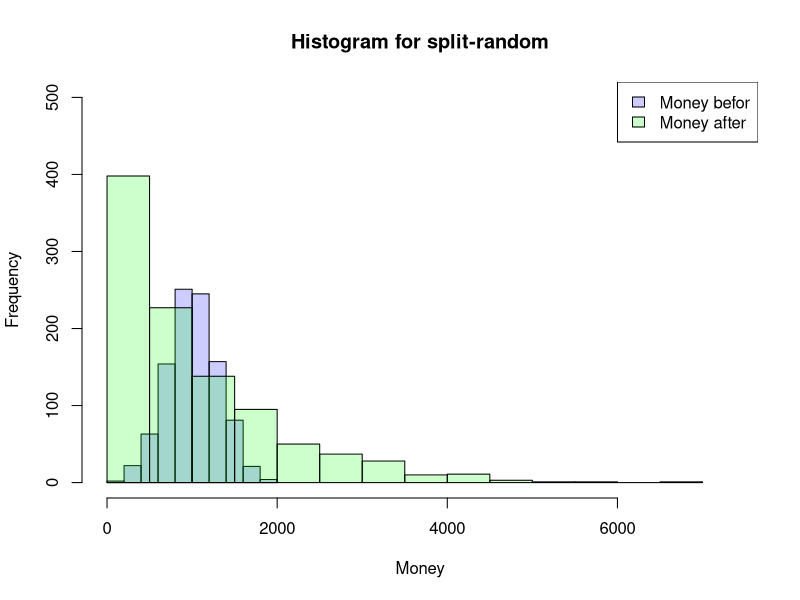
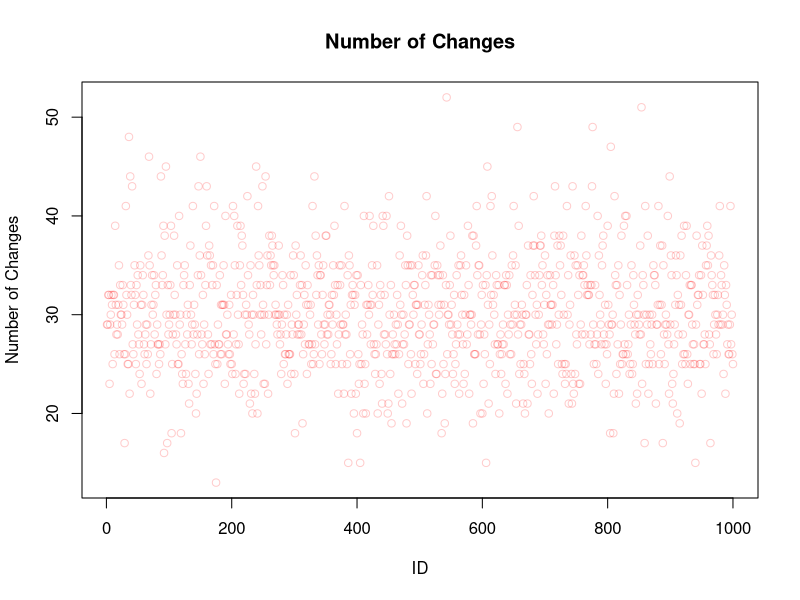
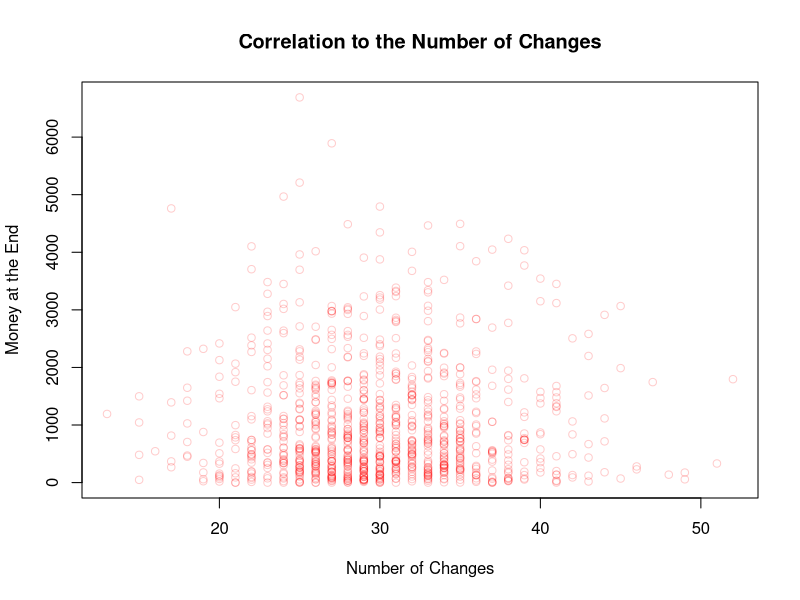
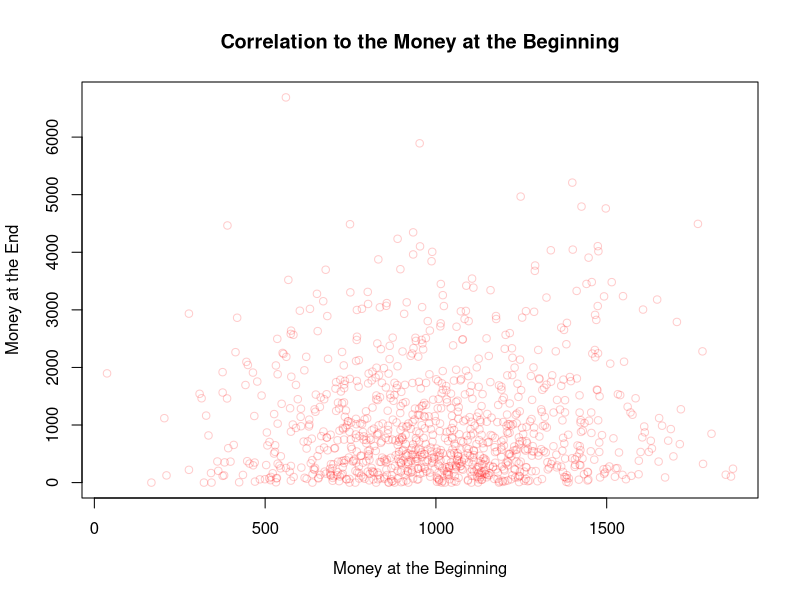
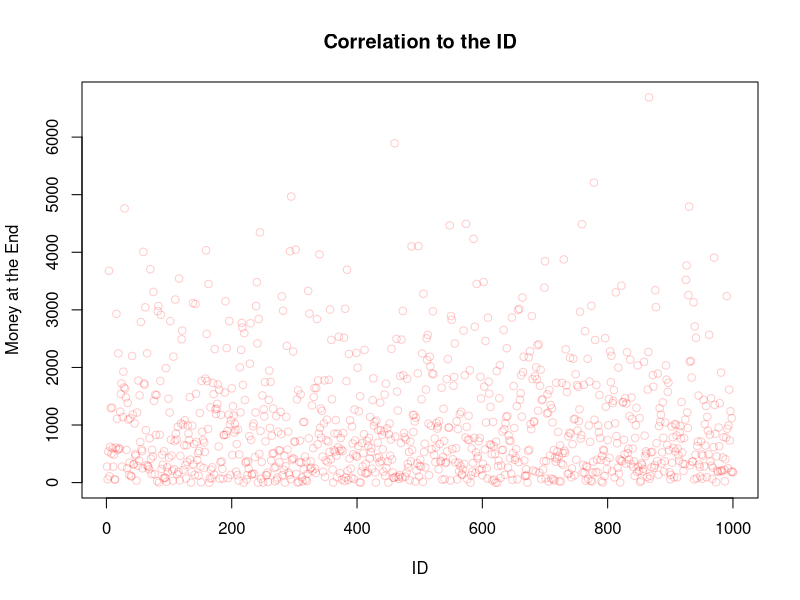
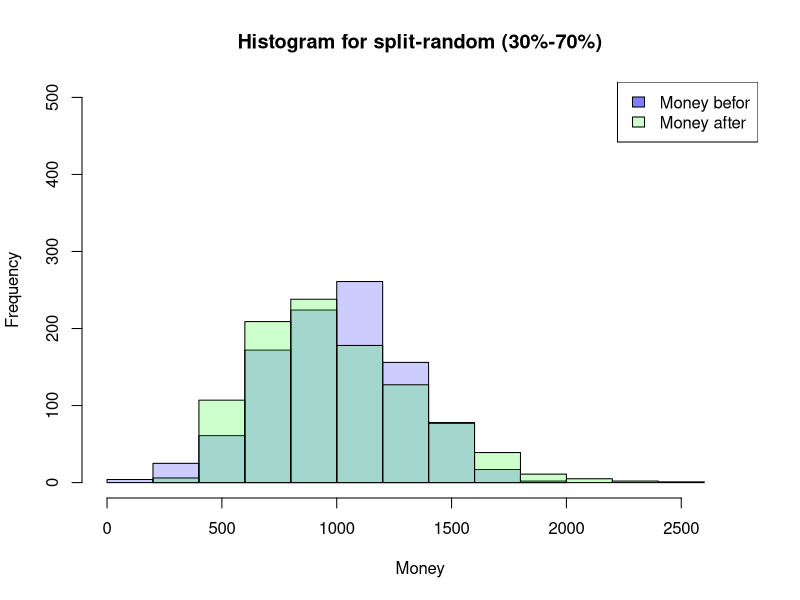
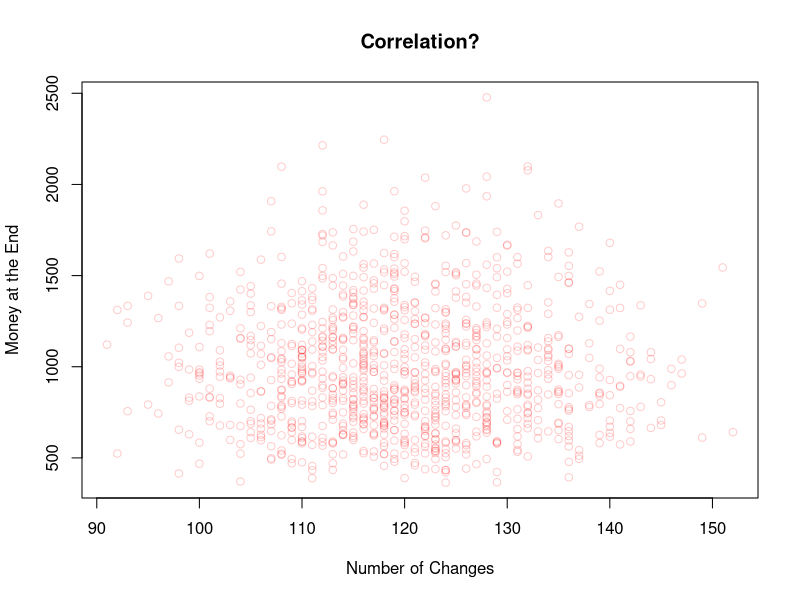
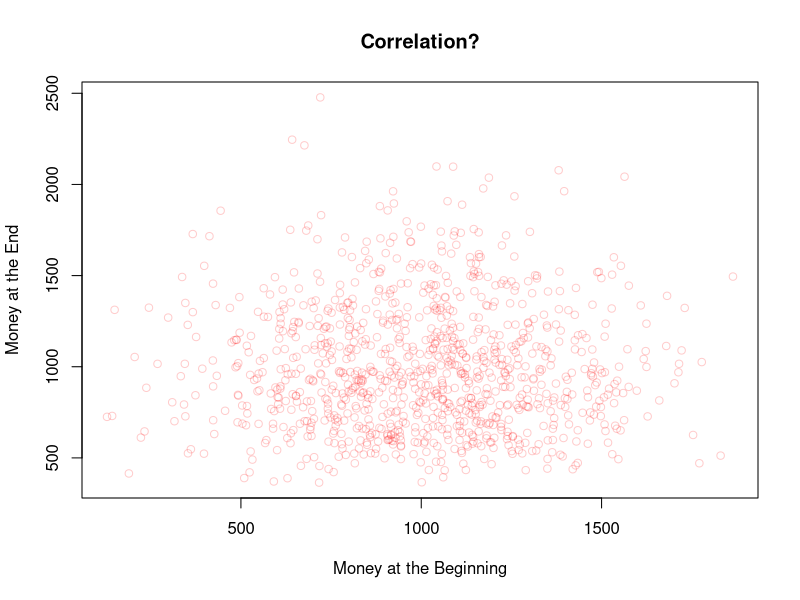

Recreate these plots in R, in order.


SplitHalve <- function(nAgent,maxExchange,Money_mean=1000,Money_sd=300) {
  df <- data.frame(ID=seq(1,nAgent),
                   nE=0,
                   Ms=rnorm(nAgent, mean = Money_mean, sd = Money_sd),
                   MT=0,Me=0)
  df$Me <- df$Ms
  iE <- 1
  while (iE <= maxExchange) {
    df$MT <- df$Me
    rdf <- sample(df[df$nE < iE,"ID"], size=2)
    df[(df$ID == rdf[1] | df$ID == rdf[2]),"nE"] <-
      df[(df$ID == rdf[1] | df$ID == rdf[2]),"nE"]+1
    df[(df$ID == rdf[1] | df$ID == rdf[2]),"Me"] <-
      sum(df[(df$ID == rdf[1] | df$ID == rdf[2]),"MT"])/2
    if (NROW(df[df$nE < iE,"ID"]) < 2) {
      iE <- iE+1
      }
  }
  return(df)
}

df <- SplitHalve(1000,30)
sum(df$Me)

SplitHalve2 <- function(nAgent,maxExchange,Money_mean=1000,Money_sd=300) {
  df <- data.frame(ID=seq(1,nAgent),
                   nE=0,
                   Ms=rnorm(nAgent, mean = Money_mean, sd = Money_sd),
                   MT=0,Me=0)
  df$Me <- df$Ms
  iE <- 1
  while (iE <= maxExchange) {
    df$MT <- df$Me
    rdf <- sample(df$ID, size=2)
    df[(df$ID == rdf[1] | df$ID == rdf[2]),"nE"] <-
      df[(df$ID == rdf[1] | df$ID == rdf[2]),"nE"]+1
    df[(df$ID == rdf[1] | df$ID == rdf[2]),"Me"] <-
      sum(df[(df$ID == rdf[1] | df$ID == rdf[2]),"MT"])/2
    iE <- iE+1
  }
  return(df)
}

df <- SplitHalve2(1000,15000)

SplitRandom <- function(nAgent,maxExchange,Money_mean=1000,Money_sd=300) {
  df <- data.frame(ID=seq(1,nAgent),
                   nE=0,
                   Ms=rnorm(nAgent, mean = Money_mean, sd = Money_sd),
                   MT=0,Me=0)
  df$Me <- df$Ms
  iE <- 1
  while (iE <= maxExchange) {
    df$MT <- df$Me
    rdf <- sample(df$ID, size=2)
    rds <- sample(0:100, size=1)/100
    df[(df$ID == rdf[1] | df$ID == rdf[2]),"nE"] <-
      df[(df$ID == rdf[1] | df$ID == rdf[2]),"nE"]+1
    df[(df$ID == rdf[1] | df$ID == rdf[2]),"Me"] <-
      sum(df[(df$ID == rdf[1] | df$ID == rdf[2]),"MT"])*c(rds,1-rds)
    iE <- iE+1
  }
  return(df)
}

sample ( 0:100 , 1 )/100
30*c(0.2,0.8)

df <- SplitRandom(1000,15000)

summary(df)
hist(df$Ms, xlab="Money",main="Histogram for split-random",
     col=rgb(0,0,1,0.2),
     xlim=c(0,max(c(df$Me,df$Ms))*1.1),ylim=c(0,nrow(df)/2))
hist(df$Me, col=rgb(0,1,0,0.2),
     add=TRUE)
legend('topright', c('Money befor', 'Money after'),
       fill=c(rgb(0,0,1,0.2), rgb(0,1,0,0.2)))

plot(df$ID,df$nE,main="Number of Changes",
     xlab="ID",ylab="Number of Changes",
     col=rgb(1,0,0,0.2))


plot(df$nE,df$Me,main="Correlation to the Number of Changes",
     xlab="Number of Changes",ylab="Money at the End",
     col=rgb(1,0,0,0.2))

plot(df$Ms,df$Me,main="Correlation to the Money at the Beginning",
     xlab="Money at the Beginning",ylab="Money at the End",
     col=rgb(1,0,0,0.2))

plot(df$ID,df$Me,main="Correlation to the ID",
     xlab="ID",ylab="Money at the End",
     col=rgb(1,0,0,0.2))

SplitRandom2 <- function(nAgent,maxExchange,Money_mean=1000,Money_sd=300) {
  df <- data.frame(ID=seq(1,nAgent),
                   nE=0,
                   Ms=rnorm(nAgent, mean = Money_mean, sd = Money_sd),
                   MT=0,Me=0)
  df$Me <- df$Ms
  iE <- 1
  while (iE <= maxExchange) {
    df$MT <- df$Me
    rdf <- sample(df$ID, size=2)
    rds <- sample(30:70, size=1)/100
    df[(df$ID == rdf[1] | df$ID == rdf[2]),"nE"] <-
      df[(df$ID == rdf[1] | df$ID == rdf[2]),"nE"]+1
    df[(df$ID == rdf[1] | df$ID == rdf[2]),"Me"] <-
      sum(df[(df$ID == rdf[1] | df$ID == rdf[2]),"MT"])*c(rds,1-rds)
    iE <- iE+1
  }
  return(df)
}

df <- SplitRandom2(1000,60000)

summary(df)
hist(df$Ms, xlab="Money",main="Histogram for split-random (30%-70%)",
     col=rgb(0,0,1,0.2),
     xlim=c(0,max(c(df$Me,df$Ms)))*1.1,ylim=c(0,nrow(df)/2))
hist(df$Me, col=rgb(0,1,0,0.2),
     add=TRUE)
legend('topright', c('Money befor', 'Money after'),
       fill=c(rgb(0,0,1,0.5), rgb(0,1,0,0.2)))


plot(df$nE,df$Me,main="Correlation?",
     xlab="Number of Changes",ylab="Money at the End",
     col=rgb(1,0,0,0.2))

plot(df$Ms,df$Me,main="Correlation?",
     xlab="Money at the Beginning",ylab="Money at the End",
     col=rgb(1,0,0,0.2))

plot(df$ID,df$Me,main="Correlation?",
     xlab="ID",ylab="Money at the End",
     col=rgb(1,0,0,0.2))

SplitRandomR <- function(nAgent,maxExchange,Money_mean=1000,Money_sd=300) {
  df <- data.frame(ID=seq(1,nAgent),
                   nE=0,
                   Ms=rnorm(nAgent, mean = Money_mean, sd = Money_sd),
                   MT=0,Me=0)
  df$Me <- df$Ms
  iE <- 1
  while (iE <= maxExchange) {
    df$MT <- df$Me
    rdf <- sample(df[df$nE < iE,"ID"], size=2)
    rds <- sample(1:100, size=1)/100
    df[(df$ID == rdf[1] | df$ID == rdf[2]),"nE"] <-
      df[(df$ID == rdf[1] | df$ID == rdf[2]),"nE"]+1
    df[(df$ID == rdf[1] | df$ID == rdf[2]),"Me"] <-
      sum(df[(df$ID == rdf[1] | df$ID == rdf[2]),"MT"])*c(rds,1-rds)
    if (NROW(df[df$nE < iE,"ID"]) < 2) {
      iE <- iE+1
    }
  }
  return(df)
}

df <- SplitRandomR(100,30)

summary(df)
hist(df$Ms, xlab="Money",main="Histogram for split-random Restricted",
     col=rgb(0,0,1,0.2),
     xlim=c(0,max(c(df$Me,df$Ms)*1.1)),ylim=c(0,nrow(df)/2))
hist(df$Me, col=rgb(0,1,0,0.2),
     add=TRUE)
legend('topright', c('Money befor', 'Money after'),
       fill=c(rgb(0,0,1,0.5), rgb(0,1,0,0.2)))

plot(df$ID,df$nE,main="Number of Changes",
     xlab="ID",ylab="Number of Changes",
     col=rgb(1,0,0,0.2))




win_prob <- function( Moneyvec ) {
  df <- data.frame(Money=Moneyvec,
                   winprobability=0)
  for(i in 1:nrow(df)) {
    MA <- df[i,1]
    MoA <- df[c(-i),1]
    WP <- MoA*0
    for(ii in 1:NROW(MoA)) {
      Sum_M <- MA + MoA[ii]
      if (Sum_M == 0) {
        WP[ii] <- 1.00
      } else {
        WP[ii] <- WP[ii] <- 1-min(1, MA/Sum_M)
      }
    }
    df[i,2] <- round(mean(WP), digits =3)
  }
  return(df)
}

win_stab_prob <- function( Moneyvec ) {
  df <- data.frame(Money=Moneyvec,
                   winprobability=0)
  MMA <- median(df[, 1])
  for(i in 1:nrow(df)) {
    MA <- df[i,1]
    MoA <- df[c(-i),1]
    WP <- MoA*0
    for(ii in 1:NROW(MoA)) {
      Sum_M <- MA + MoA[ii]
      if (Sum_M == 0) {
        WP[ii] <- 1.00
      } else {
        WP[ii] <- WP[ii] <- 1-min(1, MMA/Sum_M)
      }
    }
    df[i,2] <- round(mean(WP), digits =3)
  }
  return(df)
}

A <- c(5,10,11)

win_prob(A)
win_stab_prob(A)

df1_even <- SplitRandomR(1000,5,1000,250)

win_prob(df1_even$Ms)[, 2]

plot(df1_even$Ms,win_prob(df1_even$Ms)[, 2])
plot(df1_even$Me,win_prob(df1_even$Me)[, 2])

mean(win_prob(df1_even$Ms)[, 2])

win_stab_prob(df1_even$Ms)[, 2]
mean(win_stab_prob(df1_even$Ms)[, 2])

win_prob(df1_even$Me)[, 2]
mean(win_prob(df1_even$Me)[, 2])

win_stab_prob(df1_even$Me)[, 2]
mean(win_stab_prob(df1_even$Me)[, 2])
